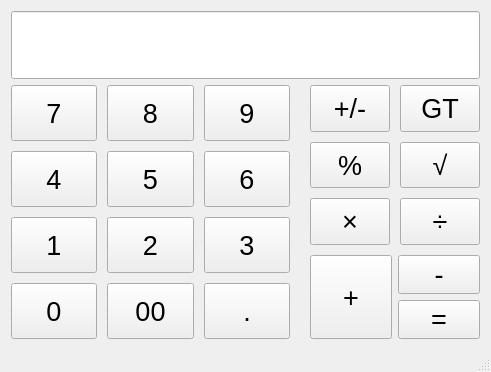
<?xml version="1.0" encoding="UTF-8"?>
<ui version="4.0">
 <class>MainWindow</class>
 <widget class="QMainWindow" name="MainWindow">
  <property name="geometry">
   <rect>
    <x>0</x>
    <y>0</y>
    <width>491</width>
    <height>372</height>
   </rect>
  </property>
  <property name="windowTitle">
   <string>Anne's Calculator</string>
  </property>
  <widget class="QWidget" name="centralWidget">
   <layout class="QVBoxLayout" name="verticalLayout_2">
    <item>
     <widget class="QLineEdit" name="lineEdit_result">
      <property name="sizePolicy">
       <sizepolicy hsizetype="Expanding" vsizetype="Fixed">
        <horstretch>0</horstretch>
        <verstretch>0</verstretch>
       </sizepolicy>
      </property>
      <property name="font">
       <font>
        <pointsize>40</pointsize>
       </font>
      </property>
      <property name="contextMenuPolicy">
       <enum>Qt::DefaultContextMenu</enum>
      </property>
      <property name="cursorPosition">
       <number>0</number>
      </property>
      <property name="readOnly">
       <bool>true</bool>
      </property>
     </widget>
    </item>
    <item>
     <layout class="QHBoxLayout" name="horizontalLayout_2" stretch="5,3">
      <property name="spacing">
       <number>20</number>
      </property>
      <item>
       <layout class="QGridLayout" name="gridLayout">
        <property name="spacing">
         <number>10</number>
        </property>
        <item row="0" column="0">
         <widget class="QPushButton" name="pushButton_num7">
          <property name="sizePolicy">
           <sizepolicy hsizetype="Minimum" vsizetype="Minimum">
            <horstretch>0</horstretch>
            <verstretch>0</verstretch>
           </sizepolicy>
          </property>
          <property name="minimumSize">
           <size>
            <width>20</width>
            <height>20</height>
           </size>
          </property>
          <property name="font">
           <font>
            <pointsize>20</pointsize>
           </font>
          </property>
          <property name="text">
           <string>7</string>
          </property>
         </widget>
        </item>
        <item row="0" column="1">
         <widget class="QPushButton" name="pushButton_num8">
          <property name="sizePolicy">
           <sizepolicy hsizetype="Minimum" vsizetype="Minimum">
            <horstretch>0</horstretch>
            <verstretch>0</verstretch>
           </sizepolicy>
          </property>
          <property name="font">
           <font>
            <pointsize>20</pointsize>
           </font>
          </property>
          <property name="text">
           <string>8</string>
          </property>
         </widget>
        </item>
        <item row="0" column="2">
         <widget class="QPushButton" name="pushButton_num9">
          <property name="sizePolicy">
           <sizepolicy hsizetype="Minimum" vsizetype="Minimum">
            <horstretch>0</horstretch>
            <verstretch>0</verstretch>
           </sizepolicy>
          </property>
          <property name="font">
           <font>
            <pointsize>20</pointsize>
           </font>
          </property>
          <property name="text">
           <string>9</string>
          </property>
         </widget>
        </item>
        <item row="1" column="0">
         <widget class="QPushButton" name="pushButton_num4">
          <property name="sizePolicy">
           <sizepolicy hsizetype="Minimum" vsizetype="Minimum">
            <horstretch>0</horstretch>
            <verstretch>0</verstretch>
           </sizepolicy>
          </property>
          <property name="font">
           <font>
            <pointsize>20</pointsize>
           </font>
          </property>
          <property name="text">
           <string>4</string>
          </property>
         </widget>
        </item>
        <item row="1" column="1">
         <widget class="QPushButton" name="pushButton_num5">
          <property name="sizePolicy">
           <sizepolicy hsizetype="Minimum" vsizetype="Minimum">
            <horstretch>0</horstretch>
            <verstretch>0</verstretch>
           </sizepolicy>
          </property>
          <property name="font">
           <font>
            <pointsize>20</pointsize>
           </font>
          </property>
          <property name="text">
           <string>5</string>
          </property>
         </widget>
        </item>
        <item row="1" column="2">
         <widget class="QPushButton" name="pushButton_num6">
          <property name="sizePolicy">
           <sizepolicy hsizetype="Minimum" vsizetype="Minimum">
            <horstretch>0</horstretch>
            <verstretch>0</verstretch>
           </sizepolicy>
          </property>
          <property name="font">
           <font>
            <pointsize>20</pointsize>
           </font>
          </property>
          <property name="text">
           <string>6</string>
          </property>
         </widget>
        </item>
        <item row="2" column="0">
         <widget class="QPushButton" name="pushButton_num1">
          <property name="sizePolicy">
           <sizepolicy hsizetype="Minimum" vsizetype="Minimum">
            <horstretch>0</horstretch>
            <verstretch>0</verstretch>
           </sizepolicy>
          </property>
          <property name="font">
           <font>
            <pointsize>20</pointsize>
           </font>
          </property>
          <property name="text">
           <string>1</string>
          </property>
         </widget>
        </item>
        <item row="2" column="1">
         <widget class="QPushButton" name="pushButton_num2">
          <property name="sizePolicy">
           <sizepolicy hsizetype="Minimum" vsizetype="Minimum">
            <horstretch>0</horstretch>
            <verstretch>0</verstretch>
           </sizepolicy>
          </property>
          <property name="font">
           <font>
            <pointsize>20</pointsize>
           </font>
          </property>
          <property name="text">
           <string>2</string>
          </property>
         </widget>
        </item>
        <item row="2" column="2">
         <widget class="QPushButton" name="pushButton_num3">
          <property name="sizePolicy">
           <sizepolicy hsizetype="Minimum" vsizetype="Minimum">
            <horstretch>0</horstretch>
            <verstretch>0</verstretch>
           </sizepolicy>
          </property>
          <property name="font">
           <font>
            <pointsize>20</pointsize>
           </font>
          </property>
          <property name="text">
           <string>3</string>
          </property>
         </widget>
        </item>
        <item row="3" column="0">
         <widget class="QPushButton" name="pushButton_num0">
          <property name="sizePolicy">
           <sizepolicy hsizetype="Minimum" vsizetype="Minimum">
            <horstretch>0</horstretch>
            <verstretch>0</verstretch>
           </sizepolicy>
          </property>
          <property name="font">
           <font>
            <pointsize>20</pointsize>
           </font>
          </property>
          <property name="text">
           <string>0</string>
          </property>
         </widget>
        </item>
        <item row="3" column="1">
         <widget class="QPushButton" name="pushButton_num00">
          <property name="sizePolicy">
           <sizepolicy hsizetype="Minimum" vsizetype="Minimum">
            <horstretch>0</horstretch>
            <verstretch>0</verstretch>
           </sizepolicy>
          </property>
          <property name="font">
           <font>
            <pointsize>20</pointsize>
           </font>
          </property>
          <property name="text">
           <string>00</string>
          </property>
         </widget>
        </item>
        <item row="3" column="2">
         <widget class="QPushButton" name="pushButton_period">
          <property name="sizePolicy">
           <sizepolicy hsizetype="Minimum" vsizetype="Minimum">
            <horstretch>0</horstretch>
            <verstretch>0</verstretch>
           </sizepolicy>
          </property>
          <property name="font">
           <font>
            <pointsize>20</pointsize>
           </font>
          </property>
          <property name="text">
           <string>.</string>
          </property>
         </widget>
        </item>
       </layout>
      </item>
      <item>
       <layout class="QGridLayout" name="gridLayout_2">
        <property name="spacing">
         <number>10</number>
        </property>
        <item row="0" column="0">
         <widget class="QPushButton" name="pushButton_minus">
          <property name="sizePolicy">
           <sizepolicy hsizetype="Minimum" vsizetype="Minimum">
            <horstretch>0</horstretch>
            <verstretch>0</verstretch>
           </sizepolicy>
          </property>
          <property name="font">
           <font>
            <pointsize>20</pointsize>
           </font>
          </property>
          <property name="text">
           <string>+/-</string>
          </property>
         </widget>
        </item>
        <item row="0" column="1">
         <widget class="QPushButton" name="pushButton_gt">
          <property name="sizePolicy">
           <sizepolicy hsizetype="Minimum" vsizetype="Minimum">
            <horstretch>0</horstretch>
            <verstretch>0</verstretch>
           </sizepolicy>
          </property>
          <property name="font">
           <font>
            <pointsize>20</pointsize>
           </font>
          </property>
          <property name="text">
           <string>GT</string>
          </property>
         </widget>
        </item>
        <item row="1" column="0">
         <widget class="QPushButton" name="pushButton_percent">
          <property name="sizePolicy">
           <sizepolicy hsizetype="Minimum" vsizetype="Minimum">
            <horstretch>0</horstretch>
            <verstretch>0</verstretch>
           </sizepolicy>
          </property>
          <property name="font">
           <font>
            <pointsize>20</pointsize>
           </font>
          </property>
          <property name="text">
           <string>%</string>
          </property>
         </widget>
        </item>
        <item row="1" column="1">
         <widget class="QPushButton" name="pushButton_radical">
          <property name="sizePolicy">
           <sizepolicy hsizetype="Minimum" vsizetype="Minimum">
            <horstretch>0</horstretch>
            <verstretch>0</verstretch>
           </sizepolicy>
          </property>
          <property name="font">
           <font>
            <pointsize>20</pointsize>
           </font>
          </property>
          <property name="text">
           <string>√</string>
          </property>
         </widget>
        </item>
        <item row="2" column="0">
         <widget class="QPushButton" name="pushButton_multiply">
          <property name="sizePolicy">
           <sizepolicy hsizetype="Minimum" vsizetype="Minimum">
            <horstretch>0</horstretch>
            <verstretch>0</verstretch>
           </sizepolicy>
          </property>
          <property name="font">
           <font>
            <pointsize>20</pointsize>
           </font>
          </property>
          <property name="text">
           <string>×</string>
          </property>
         </widget>
        </item>
        <item row="2" column="1">
         <widget class="QPushButton" name="pushButton_divide">
          <property name="sizePolicy">
           <sizepolicy hsizetype="Minimum" vsizetype="Minimum">
            <horstretch>0</horstretch>
            <verstretch>0</verstretch>
           </sizepolicy>
          </property>
          <property name="font">
           <font>
            <pointsize>20</pointsize>
           </font>
          </property>
          <property name="text">
           <string>÷</string>
          </property>
         </widget>
        </item>
        <item row="3" column="0" colspan="2">
         <layout class="QHBoxLayout" name="horizontalLayout">
          <item>
           <widget class="QPushButton" name="pushButton_add">
            <property name="sizePolicy">
             <sizepolicy hsizetype="Minimum" vsizetype="Minimum">
              <horstretch>0</horstretch>
              <verstretch>0</verstretch>
             </sizepolicy>
            </property>
            <property name="font">
             <font>
              <pointsize>20</pointsize>
             </font>
            </property>
            <property name="text">
             <string>+</string>
            </property>
           </widget>
          </item>
          <item>
           <layout class="QVBoxLayout" name="verticalLayout">
            <item>
             <widget class="QPushButton" name="pushButton_substract">
              <property name="sizePolicy">
               <sizepolicy hsizetype="Minimum" vsizetype="Minimum">
                <horstretch>0</horstretch>
                <verstretch>0</verstretch>
               </sizepolicy>
              </property>
              <property name="font">
               <font>
                <pointsize>20</pointsize>
               </font>
              </property>
              <property name="text">
               <string>-</string>
              </property>
             </widget>
            </item>
            <item>
             <widget class="QPushButton" name="pushButton_equal">
              <property name="sizePolicy">
               <sizepolicy hsizetype="Minimum" vsizetype="Minimum">
                <horstretch>0</horstretch>
                <verstretch>0</verstretch>
               </sizepolicy>
              </property>
              <property name="font">
               <font>
                <pointsize>20</pointsize>
               </font>
              </property>
              <property name="text">
               <string>=</string>
              </property>
             </widget>
            </item>
           </layout>
          </item>
         </layout>
        </item>
       </layout>
      </item>
     </layout>
    </item>
   </layout>
  </widget>
  <widget class="QMenuBar" name="menuBar">
   <property name="geometry">
    <rect>
     <x>0</x>
     <y>0</y>
     <width>491</width>
     <height>21</height>
    </rect>
   </property>
  </widget>
  <widget class="QStatusBar" name="statusBar"/>
 </widget>
 <layoutdefault spacing="6" margin="11"/>
 <resources/>
 <connections/>
</ui>
